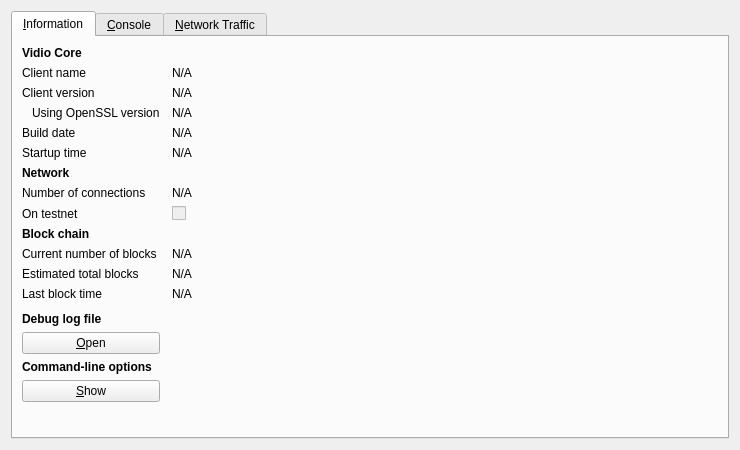
<?xml version="1.0" encoding="UTF-8"?>
<ui version="4.0">
 <class>RPCConsole</class>
 <widget class="QDialog" name="RPCConsole">
  <property name="geometry">
   <rect>
    <x>0</x>
    <y>0</y>
    <width>740</width>
    <height>450</height>
   </rect>
  </property>
  <property name="windowTitle">
   <string>Vidio - Debug window</string>
  </property>
  <layout class="QVBoxLayout" name="verticalLayout_2">
   <item>
    <widget class="QTabWidget" name="tabWidget">
     <property name="currentIndex">
      <number>0</number>
     </property>
     <widget class="QWidget" name="tab_info">
      <attribute name="title">
       <string>&amp;Information</string>
      </attribute>
      <layout class="QGridLayout" name="gridLayout" columnstretch="0,1">
       <property name="horizontalSpacing">
        <number>12</number>
       </property>
       <item row="0" column="0">
        <widget class="QLabel" name="label_9">
         <property name="font">
          <font>
           <weight>75</weight>
           <bold>true</bold>
          </font>
         </property>
         <property name="text">
          <string>Vidio Core</string>
         </property>
        </widget>
       </item>
       <item row="1" column="0">
        <widget class="QLabel" name="label_5">
         <property name="text">
          <string>Client name</string>
         </property>
        </widget>
       </item>
       <item row="1" column="1">
        <widget class="QLabel" name="clientName">
         <property name="cursor">
          <cursorShape>IBeamCursor</cursorShape>
         </property>
         <property name="text">
          <string>N/A</string>
         </property>
         <property name="textFormat">
          <enum>Qt::PlainText</enum>
         </property>
         <property name="textInteractionFlags">
          <set>Qt::LinksAccessibleByMouse|Qt::TextSelectableByKeyboard|Qt::TextSelectableByMouse</set>
         </property>
        </widget>
       </item>
       <item row="2" column="0">
        <widget class="QLabel" name="label_6">
         <property name="text">
          <string>Client version</string>
         </property>
        </widget>
       </item>
       <item row="2" column="1">
        <widget class="QLabel" name="clientVersion">
         <property name="cursor">
          <cursorShape>IBeamCursor</cursorShape>
         </property>
         <property name="text">
          <string>N/A</string>
         </property>
         <property name="textFormat">
          <enum>Qt::PlainText</enum>
         </property>
         <property name="textInteractionFlags">
          <set>Qt::LinksAccessibleByMouse|Qt::TextSelectableByKeyboard|Qt::TextSelectableByMouse</set>
         </property>
        </widget>
       </item>
       <item row="3" column="0">
        <widget class="QLabel" name="label_14">
         <property name="text">
          <string>Using OpenSSL version</string>
         </property>
         <property name="indent">
          <number>10</number>
         </property>
        </widget>
       </item>
       <item row="3" column="1">
        <widget class="QLabel" name="openSSLVersion">
         <property name="cursor">
          <cursorShape>IBeamCursor</cursorShape>
         </property>
         <property name="text">
          <string>N/A</string>
         </property>
         <property name="textFormat">
          <enum>Qt::PlainText</enum>
         </property>
         <property name="textInteractionFlags">
          <set>Qt::LinksAccessibleByMouse|Qt::TextSelectableByKeyboard|Qt::TextSelectableByMouse</set>
         </property>
        </widget>
       </item>
       <item row="4" column="0">
        <widget class="QLabel" name="label_12">
         <property name="text">
          <string>Build date</string>
         </property>
        </widget>
       </item>
       <item row="4" column="1">
        <widget class="QLabel" name="buildDate">
         <property name="cursor">
          <cursorShape>IBeamCursor</cursorShape>
         </property>
         <property name="text">
          <string>N/A</string>
         </property>
         <property name="textFormat">
          <enum>Qt::PlainText</enum>
         </property>
         <property name="textInteractionFlags">
          <set>Qt::LinksAccessibleByMouse|Qt::TextSelectableByKeyboard|Qt::TextSelectableByMouse</set>
         </property>
        </widget>
       </item>
       <item row="5" column="0">
        <widget class="QLabel" name="label_13">
         <property name="text">
          <string>Startup time</string>
         </property>
        </widget>
       </item>
       <item row="5" column="1">
        <widget class="QLabel" name="startupTime">
         <property name="cursor">
          <cursorShape>IBeamCursor</cursorShape>
         </property>
         <property name="text">
          <string>N/A</string>
         </property>
         <property name="textFormat">
          <enum>Qt::PlainText</enum>
         </property>
         <property name="textInteractionFlags">
          <set>Qt::LinksAccessibleByMouse|Qt::TextSelectableByKeyboard|Qt::TextSelectableByMouse</set>
         </property>
        </widget>
       </item>
       <item row="6" column="0">
        <widget class="QLabel" name="label_11">
         <property name="font">
          <font>
           <weight>75</weight>
           <bold>true</bold>
          </font>
         </property>
         <property name="text">
          <string>Network</string>
         </property>
        </widget>
       </item>
       <item row="7" column="0">
        <widget class="QLabel" name="label_7">
         <property name="text">
          <string>Number of connections</string>
         </property>
        </widget>
       </item>
       <item row="7" column="1">
        <widget class="QLabel" name="numberOfConnections">
         <property name="cursor">
          <cursorShape>IBeamCursor</cursorShape>
         </property>
         <property name="text">
          <string>N/A</string>
         </property>
         <property name="textFormat">
          <enum>Qt::PlainText</enum>
         </property>
         <property name="textInteractionFlags">
          <set>Qt::LinksAccessibleByMouse|Qt::TextSelectableByKeyboard|Qt::TextSelectableByMouse</set>
         </property>
        </widget>
       </item>
       <item row="8" column="0">
        <widget class="QLabel" name="label_8">
         <property name="text">
          <string>On testnet</string>
         </property>
        </widget>
       </item>
       <item row="8" column="1">
        <widget class="QCheckBox" name="isTestNet">
         <property name="enabled">
          <bool>false</bool>
         </property>
         <property name="text">
          <string/>
         </property>
        </widget>
       </item>
       <item row="9" column="0">
        <widget class="QLabel" name="label_10">
         <property name="font">
          <font>
           <weight>75</weight>
           <bold>true</bold>
          </font>
         </property>
         <property name="text">
          <string>Block chain</string>
         </property>
        </widget>
       </item>
       <item row="10" column="0">
        <widget class="QLabel" name="label_3">
         <property name="text">
          <string>Current number of blocks</string>
         </property>
        </widget>
       </item>
       <item row="10" column="1">
        <widget class="QLabel" name="numberOfBlocks">
         <property name="cursor">
          <cursorShape>IBeamCursor</cursorShape>
         </property>
         <property name="text">
          <string>N/A</string>
         </property>
         <property name="textFormat">
          <enum>Qt::PlainText</enum>
         </property>
         <property name="textInteractionFlags">
          <set>Qt::LinksAccessibleByMouse|Qt::TextSelectableByKeyboard|Qt::TextSelectableByMouse</set>
         </property>
        </widget>
       </item>
       <item row="11" column="0">
        <widget class="QLabel" name="label_4">
         <property name="text">
          <string>Estimated total blocks</string>
         </property>
        </widget>
       </item>
       <item row="11" column="1">
        <widget class="QLabel" name="totalBlocks">
         <property name="cursor">
          <cursorShape>IBeamCursor</cursorShape>
         </property>
         <property name="text">
          <string>N/A</string>
         </property>
         <property name="textFormat">
          <enum>Qt::PlainText</enum>
         </property>
         <property name="textInteractionFlags">
          <set>Qt::LinksAccessibleByMouse|Qt::TextSelectableByKeyboard|Qt::TextSelectableByMouse</set>
         </property>
        </widget>
       </item>
       <item row="12" column="0">
        <widget class="QLabel" name="label_2">
         <property name="text">
          <string>Last block time</string>
         </property>
        </widget>
       </item>
       <item row="12" column="1">
        <widget class="QLabel" name="lastBlockTime">
         <property name="cursor">
          <cursorShape>IBeamCursor</cursorShape>
         </property>
         <property name="text">
          <string>N/A</string>
         </property>
         <property name="textFormat">
          <enum>Qt::PlainText</enum>
         </property>
         <property name="textInteractionFlags">
          <set>Qt::LinksAccessibleByMouse|Qt::TextSelectableByKeyboard|Qt::TextSelectableByMouse</set>
         </property>
        </widget>
       </item>
       <item row="13" column="0">
        <spacer name="verticalSpacer_2">
         <property name="orientation">
          <enum>Qt::Vertical</enum>
         </property>
         <property name="sizeHint" stdset="0">
          <size>
           <width>20</width>
           <height>20</height>
          </size>
         </property>
        </spacer>
       </item>
       <item row="14" column="0">
        <widget class="QLabel" name="labelDebugLogfile">
         <property name="font">
          <font>
           <weight>75</weight>
           <bold>true</bold>
          </font>
         </property>
         <property name="text">
          <string>Debug log file</string>
         </property>
        </widget>
       </item>
       <item row="15" column="0">
        <widget class="QPushButton" name="openDebugLogfileButton">
         <property name="toolTip">
          <string>Open the Vidio debug log file from the current data directory. This can take a few seconds for large log files.</string>
         </property>
         <property name="text">
          <string>&amp;Open</string>
         </property>
         <property name="autoDefault">
          <bool>false</bool>
         </property>
        </widget>
       </item>
       <item row="16" column="0">
        <widget class="QLabel" name="labelCLOptions">
         <property name="font">
          <font>
           <weight>75</weight>
           <bold>true</bold>
          </font>
         </property>
         <property name="text">
          <string>Command-line options</string>
         </property>
        </widget>
       </item>
       <item row="17" column="0">
        <widget class="QPushButton" name="showCLOptionsButton">
         <property name="toolTip">
          <string>Show the Vidio-Qt help message to get a list with possible Vidio command-line options.</string>
         </property>
         <property name="text">
          <string>&amp;Show</string>
         </property>
         <property name="autoDefault">
          <bool>false</bool>
         </property>
        </widget>
       </item>
       <item row="18" column="0">
        <spacer name="verticalSpacer">
         <property name="orientation">
          <enum>Qt::Vertical</enum>
         </property>
         <property name="sizeHint" stdset="0">
          <size>
           <width>20</width>
           <height>40</height>
          </size>
         </property>
        </spacer>
       </item>
      </layout>
     </widget>
     <widget class="QWidget" name="tab_console">
      <attribute name="title">
       <string>&amp;Console</string>
      </attribute>
      <layout class="QVBoxLayout" name="verticalLayout_3">
       <property name="spacing">
        <number>3</number>
       </property>
       <item>
        <widget class="QTextEdit" name="messagesWidget">
         <property name="minimumSize">
          <size>
           <width>0</width>
           <height>100</height>
          </size>
         </property>
         <property name="readOnly">
          <bool>true</bool>
         </property>
         <property name="tabKeyNavigation" stdset="0">
          <bool>false</bool>
         </property>
         <property name="columnCount" stdset="0">
          <number>2</number>
         </property>
        </widget>
       </item>
       <item>
        <layout class="QHBoxLayout" name="horizontalLayout">
         <property name="spacing">
          <number>3</number>
         </property>
         <item>
          <widget class="QLabel" name="label">
           <property name="text">
            <string notr="true">&gt;</string>
           </property>
          </widget>
         </item>
         <item>
          <widget class="QLineEdit" name="lineEdit"/>
         </item>
         <item>
          <widget class="QPushButton" name="clearButton">
           <property name="maximumSize">
            <size>
             <width>24</width>
             <height>24</height>
            </size>
           </property>
           <property name="toolTip">
            <string>Clear console</string>
           </property>
           <property name="text">
            <string/>
           </property>
           <property name="icon">
            <iconset resource="../bitcoin.qrc">
             <normaloff>:/icons/remove</normaloff>:/icons/remove</iconset>
           </property>
           <property name="shortcut">
            <string notr="true">Ctrl+L</string>
           </property>
           <property name="autoDefault">
            <bool>false</bool>
           </property>
          </widget>
         </item>
        </layout>
       </item>
      </layout>
     </widget>
     <widget class="QWidget" name="tab">
      <attribute name="title">
       <string>&amp;Network Traffic</string>
      </attribute>
      <layout class="QHBoxLayout" name="horizontalLayout_3">
       <item>
        <layout class="QVBoxLayout" name="verticalLayout_4">
         <item>
          <widget class="TrafficGraphWidget" name="trafficGraph" native="true">
           <property name="sizePolicy">
            <sizepolicy hsizetype="Expanding" vsizetype="Expanding">
             <horstretch>0</horstretch>
             <verstretch>0</verstretch>
            </sizepolicy>
           </property>
          </widget>
         </item>
         <item>
          <layout class="QHBoxLayout" name="horizontalLayout_2">
           <item>
            <widget class="QSlider" name="sldGraphRange">
             <property name="minimum">
              <number>1</number>
             </property>
             <property name="maximum">
              <number>288</number>
             </property>
             <property name="pageStep">
              <number>12</number>
             </property>
             <property name="value">
              <number>6</number>
             </property>
             <property name="orientation">
              <enum>Qt::Horizontal</enum>
             </property>
            </widget>
           </item>
           <item>
            <widget class="QLabel" name="lblGraphRange">
             <property name="minimumSize">
              <size>
               <width>100</width>
               <height>0</height>
              </size>
             </property>
             <property name="alignment">
              <set>Qt::AlignCenter</set>
             </property>
            </widget>
           </item>
           <item>
            <widget class="QPushButton" name="btnClearTrafficGraph">
             <property name="text">
              <string>&amp;Clear</string>
             </property>
            </widget>
           </item>
          </layout>
         </item>
        </layout>
       </item>
       <item>
        <layout class="QVBoxLayout" name="verticalLayout">
         <item>
          <widget class="QGroupBox" name="groupBox">
           <property name="title">
            <string>Totals</string>
           </property>
           <layout class="QVBoxLayout" name="verticalLayout_5">
            <item>
             <layout class="QHBoxLayout" name="horizontalLayout_4">
              <item>
               <widget class="Line" name="line">
                <property name="sizePolicy">
                 <sizepolicy hsizetype="Fixed" vsizetype="Fixed">
                  <horstretch>0</horstretch>
                  <verstretch>0</verstretch>
                 </sizepolicy>
                </property>
                <property name="minimumSize">
                 <size>
                  <width>10</width>
                  <height>0</height>
                 </size>
                </property>
                <property name="palette">
                 <palette>
                  <active>
                   <colorrole role="Light">
                    <brush brushstyle="SolidPattern">
                     <color alpha="255">
                      <red>0</red>
                      <green>255</green>
                      <blue>0</blue>
                     </color>
                    </brush>
                   </colorrole>
                  </active>
                  <inactive>
                   <colorrole role="Light">
                    <brush brushstyle="SolidPattern">
                     <color alpha="255">
                      <red>0</red>
                      <green>255</green>
                      <blue>0</blue>
                     </color>
                    </brush>
                   </colorrole>
                  </inactive>
                  <disabled>
                   <colorrole role="Light">
                    <brush brushstyle="SolidPattern">
                     <color alpha="255">
                      <red>0</red>
                      <green>255</green>
                      <blue>0</blue>
                     </color>
                    </brush>
                   </colorrole>
                  </disabled>
                 </palette>
                </property>
                <property name="orientation">
                 <enum>Qt::Horizontal</enum>
                </property>
               </widget>
              </item>
              <item>
               <widget class="QLabel" name="label_16">
                <property name="text">
                 <string>In:</string>
                </property>
               </widget>
              </item>
              <item>
               <widget class="QLabel" name="lblBytesIn">
                <property name="minimumSize">
                 <size>
                  <width>50</width>
                  <height>0</height>
                 </size>
                </property>
                <property name="alignment">
                 <set>Qt::AlignRight|Qt::AlignTrailing|Qt::AlignVCenter</set>
                </property>
               </widget>
              </item>
             </layout>
            </item>
            <item>
             <layout class="QHBoxLayout" name="horizontalLayout_5">
              <item>
               <widget class="Line" name="line_2">
                <property name="sizePolicy">
                 <sizepolicy hsizetype="Fixed" vsizetype="Fixed">
                  <horstretch>0</horstretch>
                  <verstretch>0</verstretch>
                 </sizepolicy>
                </property>
                <property name="minimumSize">
                 <size>
                  <width>10</width>
                  <height>0</height>
                 </size>
                </property>
                <property name="palette">
                 <palette>
                  <active>
                   <colorrole role="Light">
                    <brush brushstyle="SolidPattern">
                     <color alpha="255">
                      <red>255</red>
                      <green>0</green>
                      <blue>0</blue>
                     </color>
                    </brush>
                   </colorrole>
                  </active>
                  <inactive>
                   <colorrole role="Light">
                    <brush brushstyle="SolidPattern">
                     <color alpha="255">
                      <red>255</red>
                      <green>0</green>
                      <blue>0</blue>
                     </color>
                    </brush>
                   </colorrole>
                  </inactive>
                  <disabled>
                   <colorrole role="Light">
                    <brush brushstyle="SolidPattern">
                     <color alpha="255">
                      <red>255</red>
                      <green>0</green>
                      <blue>0</blue>
                     </color>
                    </brush>
                   </colorrole>
                  </disabled>
                 </palette>
                </property>
                <property name="orientation">
                 <enum>Qt::Horizontal</enum>
                </property>
               </widget>
              </item>
              <item>
               <widget class="QLabel" name="label_17">
                <property name="text">
                 <string>Out:</string>
                </property>
               </widget>
              </item>
              <item>
               <widget class="QLabel" name="lblBytesOut">
                <property name="minimumSize">
                 <size>
                  <width>50</width>
                  <height>0</height>
                 </size>
                </property>
                <property name="alignment">
                 <set>Qt::AlignRight|Qt::AlignTrailing|Qt::AlignVCenter</set>
                </property>
               </widget>
              </item>
             </layout>
            </item>
            <item>
             <spacer name="verticalSpacer_4">
              <property name="orientation">
               <enum>Qt::Vertical</enum>
              </property>
              <property name="sizeHint" stdset="0">
               <size>
                <width>20</width>
                <height>407</height>
               </size>
              </property>
             </spacer>
            </item>
           </layout>
          </widget>
         </item>
        </layout>
       </item>
      </layout>
     </widget>
    </widget>
   </item>
  </layout>
 </widget>
 <customwidgets>
  <customwidget>
   <class>TrafficGraphWidget</class>
   <extends>QWidget</extends>
   <header>trafficgraphwidget.h</header>
   <container>1</container>
   <slots>
    <slot>clear()</slot>
   </slots>
  </customwidget>
 </customwidgets>
 <resources>
  <include location="../bitcoin.qrc"/>
 </resources>
 <connections/>
</ui>
